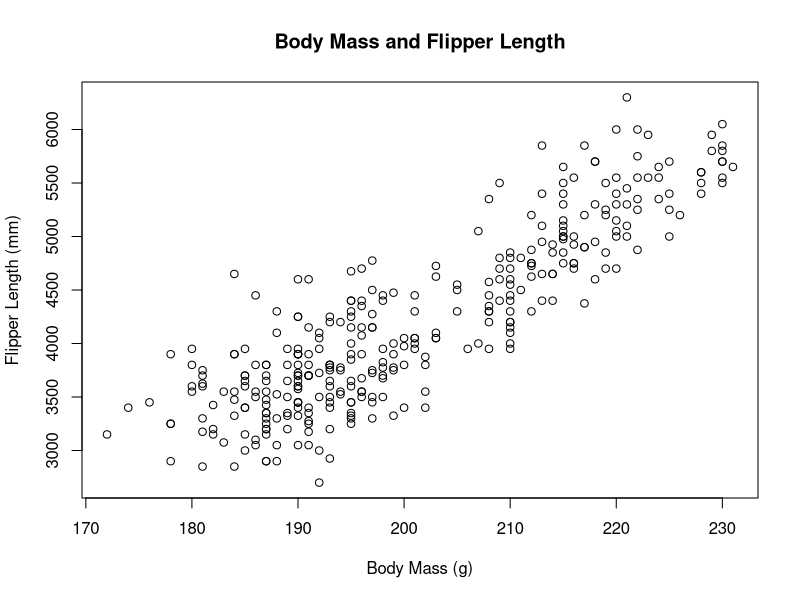
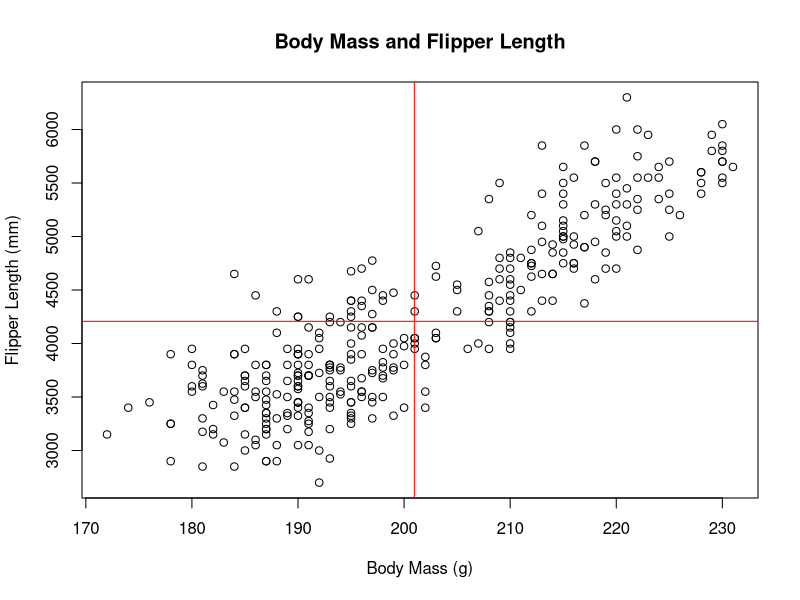

Write R code to recreate these figures, in order.
## ---- chunk 1
knitr::opts_chunk$set(echo = TRUE)

## ---- chunk 2
library(palmerpenguins)
## ---- chunk 3
penguins
## ---- chunk 4
dat = tidyr::drop_na(penguins)
x = dat$flipper_length_mm
y = dat$body_mass_g
plot(x,y,
     main='Body Mass and Flipper Length',
     xlab='Body Mass (g)',
     ylab='Flipper Length (mm)')
## ---- chunk 5
x.bar = mean(x)
y.bar = mean(y)

plot(x,y,
     main='Body Mass and Flipper Length',
     xlab='Body Mass (g)',
     ylab='Flipper Length (mm)')
abline(v=x.bar, col='red')
abline(h=y.bar, col='red')
## ---- chunk 6
n = length(x)
cov1 = (1/(n-1)) * sum((x-x.bar)*(y-y.bar))
cov2 = cov(x,y)

c(cov1,cov2)
## ---- chunk 7
x.lbs = x/454
cov(x.lbs,y)
## ---- chunk 8
cor(x,y)
cor(x.lbs,y)
